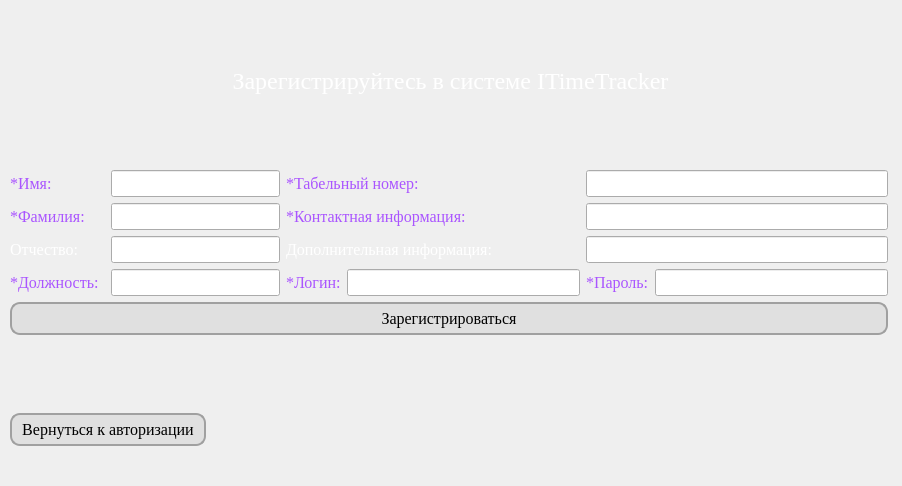
<?xml version="1.0" encoding="UTF-8"?>
<ui version="4.0">
 <class>SignUp</class>
 <widget class="QWidget" name="SignUp">
  <property name="geometry">
   <rect>
    <x>0</x>
    <y>0</y>
    <width>902</width>
    <height>486</height>
   </rect>
  </property>
  <property name="minimumSize">
   <size>
    <width>902</width>
    <height>486</height>
   </size>
  </property>
  <property name="maximumSize">
   <size>
    <width>902</width>
    <height>486</height>
   </size>
  </property>
  <property name="windowTitle">
   <string>Регистрация</string>
  </property>
  <property name="styleSheet">
   <string notr="true">SignUp
{
	background-color: qlineargradient(spread:pad, x1:0, y1:0, x2:0, y2:1, stop:0 rgba(58, 65, 82, 255), stop:0.3 rgba(47, 53, 66, 255), stop:0.7 rgba(47, 53, 66, 255), stop:1 rgba(58, 65, 82, 255));
}</string>
  </property>
  <widget class="QLabel" name="label_SignUp">
   <property name="geometry">
    <rect>
     <x>160</x>
     <y>50</y>
     <width>581</width>
     <height>61</height>
    </rect>
   </property>
   <property name="font">
    <font>
     <family>Times New Roman</family>
     <pointsize>18</pointsize>
    </font>
   </property>
   <property name="styleSheet">
    <string notr="true">color: rgb(255, 255, 255)</string>
   </property>
   <property name="frameShape">
    <enum>QFrame::NoFrame</enum>
   </property>
   <property name="frameShadow">
    <enum>QFrame::Plain</enum>
   </property>
   <property name="text">
    <string>Зарегистрируйтесь в системе ITimeTracker</string>
   </property>
   <property name="alignment">
    <set>Qt::AlignCenter</set>
   </property>
  </widget>
  <widget class="QWidget" name="layoutWidget">
   <property name="geometry">
    <rect>
     <x>10</x>
     <y>170</y>
     <width>878</width>
     <height>276</height>
    </rect>
   </property>
   <layout class="QGridLayout" name="gridLayout">
    <item row="0" column="0">
     <widget class="QLabel" name="label_FristName">
      <property name="font">
       <font>
        <family>Times New Roman</family>
        <pointsize>12</pointsize>
       </font>
      </property>
      <property name="styleSheet">
       <string notr="true">color: rgb(170, 85, 255)
</string>
      </property>
      <property name="text">
       <string>*Имя:</string>
      </property>
     </widget>
    </item>
    <item row="0" column="1" colspan="2">
     <widget class="QLineEdit" name="lineEdit_FirstName">
      <property name="font">
       <font>
        <family>Times New Roman</family>
        <pointsize>12</pointsize>
       </font>
      </property>
      <property name="styleSheet">
       <string notr="true"/>
      </property>
     </widget>
    </item>
    <item row="0" column="3" colspan="2">
     <widget class="QLabel" name="label_PersonnelNumber">
      <property name="font">
       <font>
        <family>Times New Roman</family>
        <pointsize>12</pointsize>
       </font>
      </property>
      <property name="styleSheet">
       <string notr="true">color: rgb(170, 85, 255)</string>
      </property>
      <property name="text">
       <string>*Табельный номер:</string>
      </property>
     </widget>
    </item>
    <item row="0" column="5" colspan="2">
     <widget class="QLineEdit" name="lineEdit_PersonnelNimber">
      <property name="font">
       <font>
        <family>Times New Roman</family>
        <pointsize>12</pointsize>
       </font>
      </property>
     </widget>
    </item>
    <item row="1" column="0">
     <widget class="QLabel" name="label_LastName">
      <property name="font">
       <font>
        <family>Times New Roman</family>
        <pointsize>12</pointsize>
       </font>
      </property>
      <property name="styleSheet">
       <string notr="true">color: rgb(170, 85, 255)</string>
      </property>
      <property name="text">
       <string>*Фамилия:</string>
      </property>
     </widget>
    </item>
    <item row="1" column="1" colspan="2">
     <widget class="QLineEdit" name="lineEdit_LastName">
      <property name="font">
       <font>
        <family>Times New Roman</family>
        <pointsize>12</pointsize>
       </font>
      </property>
     </widget>
    </item>
    <item row="1" column="3" colspan="2">
     <widget class="QLabel" name="label_ContactInformation">
      <property name="font">
       <font>
        <family>Times New Roman</family>
        <pointsize>12</pointsize>
       </font>
      </property>
      <property name="styleSheet">
       <string notr="true">color: rgb(170, 85, 255)</string>
      </property>
      <property name="text">
       <string>*Контактная информация:</string>
      </property>
     </widget>
    </item>
    <item row="1" column="5" colspan="2">
     <widget class="QLineEdit" name="lineEdit_ContactInformation">
      <property name="font">
       <font>
        <family>Times New Roman</family>
        <pointsize>12</pointsize>
       </font>
      </property>
     </widget>
    </item>
    <item row="2" column="0">
     <widget class="QLabel" name="label_MiddleName">
      <property name="font">
       <font>
        <family>Times New Roman</family>
        <pointsize>12</pointsize>
       </font>
      </property>
      <property name="styleSheet">
       <string notr="true">color: rgb(255, 255, 255)</string>
      </property>
      <property name="text">
       <string>Отчество:</string>
      </property>
     </widget>
    </item>
    <item row="2" column="1" colspan="2">
     <widget class="QLineEdit" name="lineEdit_MiddleName">
      <property name="font">
       <font>
        <family>Times New Roman</family>
        <pointsize>12</pointsize>
       </font>
      </property>
     </widget>
    </item>
    <item row="2" column="3" colspan="2">
     <widget class="QLabel" name="label_AdditionalInfo">
      <property name="font">
       <font>
        <family>Times New Roman</family>
        <pointsize>12</pointsize>
       </font>
      </property>
      <property name="styleSheet">
       <string notr="true">color: rgb(255, 255, 255)</string>
      </property>
      <property name="text">
       <string>Дополнительная информация:</string>
      </property>
     </widget>
    </item>
    <item row="2" column="5" colspan="2">
     <widget class="QLineEdit" name="lineEdit_AdditionalInfo">
      <property name="font">
       <font>
        <family>Times New Roman</family>
        <pointsize>12</pointsize>
       </font>
      </property>
     </widget>
    </item>
    <item row="3" column="0">
     <widget class="QLabel" name="label_JobTitle">
      <property name="font">
       <font>
        <family>Times New Roman</family>
        <pointsize>12</pointsize>
       </font>
      </property>
      <property name="styleSheet">
       <string notr="true">color: rgb(170, 85, 255)</string>
      </property>
      <property name="text">
       <string>*Должность:</string>
      </property>
     </widget>
    </item>
    <item row="3" column="1" colspan="2">
     <widget class="QLineEdit" name="lineEdit_JobTitle">
      <property name="font">
       <font>
        <family>Times New Roman</family>
        <pointsize>12</pointsize>
       </font>
      </property>
     </widget>
    </item>
    <item row="3" column="3">
     <widget class="QLabel" name="label_login">
      <property name="font">
       <font>
        <family>Times New Roman</family>
        <pointsize>12</pointsize>
       </font>
      </property>
      <property name="styleSheet">
       <string notr="true">color: rgb(170, 85, 255)</string>
      </property>
      <property name="text">
       <string>*Логин:</string>
      </property>
     </widget>
    </item>
    <item row="3" column="4">
     <widget class="QLineEdit" name="lineEdit_login">
      <property name="font">
       <font>
        <family>Times New Roman</family>
        <pointsize>12</pointsize>
       </font>
      </property>
     </widget>
    </item>
    <item row="3" column="5">
     <widget class="QLabel" name="label_pswd">
      <property name="font">
       <font>
        <family>Times New Roman</family>
        <pointsize>12</pointsize>
       </font>
      </property>
      <property name="styleSheet">
       <string notr="true">color: rgb(170, 85, 255)</string>
      </property>
      <property name="text">
       <string>*Пароль:</string>
      </property>
     </widget>
    </item>
    <item row="3" column="6">
     <widget class="QLineEdit" name="lineEdit_pswd">
      <property name="font">
       <font>
        <family>Times New Roman</family>
        <pointsize>12</pointsize>
       </font>
      </property>
     </widget>
    </item>
    <item row="5" column="0">
     <spacer name="verticalSpacer">
      <property name="orientation">
       <enum>Qt::Vertical</enum>
      </property>
      <property name="sizeHint" stdset="0">
       <size>
        <width>20</width>
        <height>48</height>
       </size>
      </property>
     </spacer>
    </item>
    <item row="6" column="0" colspan="2">
     <widget class="QPushButton" name="pushButton_BackToLogIn">
      <property name="font">
       <font>
        <family>Times New Roman</family>
        <pointsize>12</pointsize>
       </font>
      </property>
      <property name="cursor">
       <cursorShape>PointingHandCursor</cursorShape>
      </property>
      <property name="styleSheet">
       <string notr="true">QPushButton {
    background-color: #E0E0E0;
    border-radius: 10px;
    border: 2px solid #A0A0A0;
    padding: 5px 10px;
}

QPushButton:hover {
    background-color: #CCCCCC;
}
</string>
      </property>
      <property name="text">
       <string>Вернуться к авторизации</string>
      </property>
     </widget>
    </item>
    <item row="6" column="2" colspan="5">
     <spacer name="horizontalSpacer">
      <property name="orientation">
       <enum>Qt::Horizontal</enum>
      </property>
      <property name="sizeHint" stdset="0">
       <size>
        <width>558</width>
        <height>20</height>
       </size>
      </property>
     </spacer>
    </item>
    <item row="4" column="0" colspan="7">
     <widget class="QPushButton" name="pushButton_logIn">
      <property name="font">
       <font>
        <family>Times New Roman</family>
        <pointsize>12</pointsize>
       </font>
      </property>
      <property name="cursor">
       <cursorShape>PointingHandCursor</cursorShape>
      </property>
      <property name="styleSheet">
       <string notr="true">QPushButton {
    background-color: #E0E0E0;
    border-radius: 10px;
    border: 2px solid #A0A0A0;
    padding: 5px 10px;
}

QPushButton:hover {
    background-color: #CCCCCC;
}
</string>
      </property>
      <property name="text">
       <string>Зарегистрироваться</string>
      </property>
     </widget>
    </item>
   </layout>
  </widget>
 </widget>
 <resources/>
 <connections/>
 <slots>
  <signal>signal1()</signal>
 </slots>
</ui>
